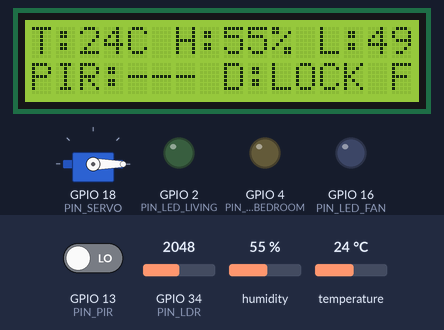
Bench run of a sketch on a simulated ESP32. On the bench: servo, 16×2 character LCD, output pins drawn as LEDs (lit = HIGH). The inputs (shaded band) are chosen by the test bench; at power-on: GPIO 13 (PIN_PIR) LOW, humidity 55 %, GPIO 34 (PIN_LDR) = 2048, temperature 24 °C. WiFi joins after 1.5 s; servers stay silent unless stated; random numbers use the default seed unless the sketch sets one; no MQTT or app messages arrive unless stated; what the sketch prints to the serial monitor is not drawn.

Above: at 4.3 s.
4.4 s: GPIO 13 (PIN_PIR) driven HIGH
At 6.4 s:
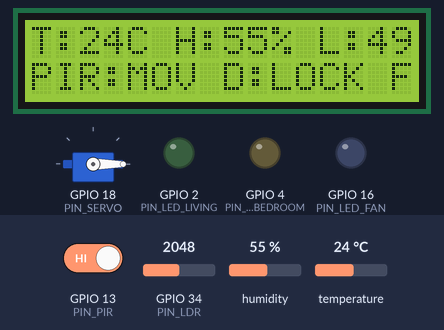
6.7 s: humidity set to 22 %
At 8.3 s:
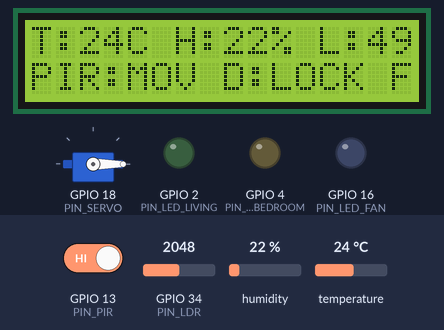
8.7 s: GPIO 34 (PIN_LDR) set to 2866
At 9.7 s:
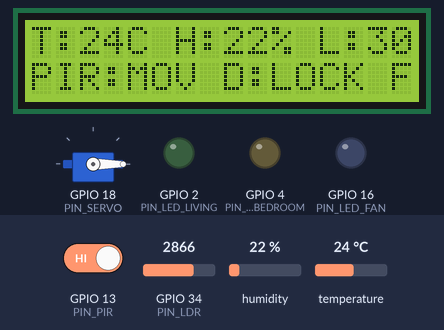
10.7 s: temperature set to 12 °C
At 12.4 s:
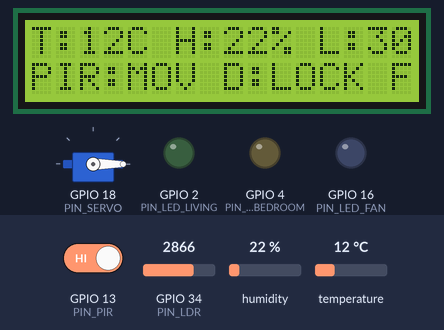
12.7 s: GPIO 34 (PIN_LDR) set to 3603
At 13.9 s:
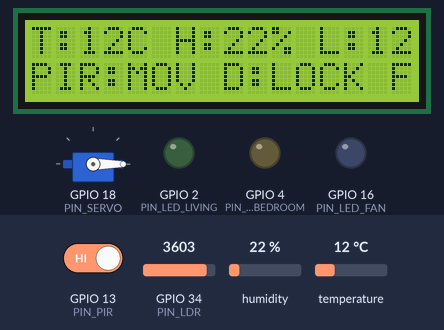
Timing chart, 0 to 15.7 s (numbered marks = the images above; inputs shaded):
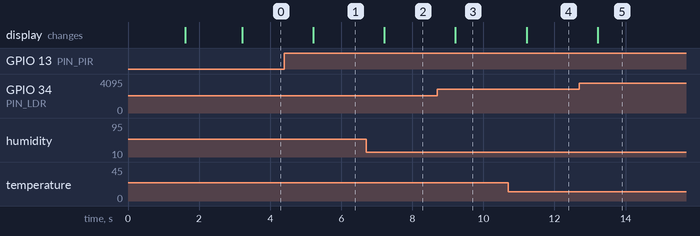

Measured:
- after the input at 4.4 s, the display: changes after 0.81 s (image 1)
- after the input at 6.7 s, the display: changes after 0.52 s (image 2)
- after the input at 8.7 s, the display: changes after 0.51 s (image 3)
- after the input at 10.7 s, the display: changes after 0.52 s (image 4)
- after the input at 12.7 s, the display: changes after 0.51 s (image 5)

The sketch:

sketch.ino
```cpp
#include <WiFi.h>
#include <PubSubClient.h>
#include <DHT.h>
#include <ESP32Servo.h>
#include <LiquidCrystal_I2C.h>
#include <ArduinoJson.h>

// ================= PIN DEFINITIONS =================
#define PIN_DHT          15   // Sensor Suhu & Kelembaban (DHT22)
#define PIN_PIR          13   // Sensor Gerak (PIR)
#define PIN_LDR          34   // Sensor Cahaya (Analog LDR)
#define PIN_LED_LIVING    2   // Lampu Ruang Tamu (Hijau)
#define PIN_LED_BEDROOM   4   // Lampu Kamar Tidur (Kuning)
#define PIN_LED_FAN      16   // Kipas / AC (Biru)
#define PIN_SERVO        18   // Smart Door Lock (Servo)
#define PIN_BUZZER       19   // Alarm Bahaya (Buzzer)

// ================= KOMPONEN OBJECTS =================
#define DHTTYPE DHT22
DHT dht(PIN_DHT, DHTTYPE);
Servo doorServo;
LiquidCrystal_I2C lcd(0x27, 16, 2);

// ================= WIFI & MQTT CONFIG =================
const char* ssid = "Wokwi-GUEST";
const char* password = "";

// Menggunakan Public Broker HiveMQ (Support TCP 1883 & WebSocket 8000/8884)
const char* mqtt_server = "broker.hivemq.com";
const int   mqtt_port   = 1883;

// Topic MQTT (bisa disesuaikan agar unik)
const char* TOPIC_TELEMETRY = "smarthome/amri/telemetry";
const char* TOPIC_STATUS    = "smarthome/amri/status";
const char* TOPIC_CMD_BASE  = "smarthome/amri/cmd/#";

WiFiClient espClient;
PubSubClient client(espClient);

// ================= STATE PERANGKAT =================
bool stateLivingLight  = false;
bool stateBedroomLight = false;
bool stateFan          = false;
bool stateDoorOpen     = false;
bool stateAlarm        = false;
bool autoMode          = false; // Auto lamp saat gelap & auto fan saat panas

unsigned long lastTelemetryTime = 0;
const unsigned long TELEMETRY_INTERVAL = 2000; // Kirim data tiap 2 detik

// ================= FUNCTION PROTOTYPES =================
void setupWiFi();
void reconnectMQTT();
void mqttCallback(char* topic, byte* payload, unsigned int length);
void sendTelemetry();
void updateActuators();
void updateLCD(float temp, float hum, int ldrVal, bool motion);

void setup() {
  Serial.begin(115200);
  Serial.println("\n🚀 Initializing Smart Home System...");

  // Setup Pin Modes
  pinMode(PIN_PIR, INPUT);
  pinMode(PIN_LDR, INPUT);
  pinMode(PIN_LED_LIVING, OUTPUT);
  pinMode(PIN_LED_BEDROOM, OUTPUT);
  pinMode(PIN_LED_FAN, OUTPUT);
  pinMode(PIN_BUZZER, OUTPUT);

  // Inisialisasi Servo Pintu
  doorServo.setPeriodHertz(50);
  doorServo.attach(PIN_SERVO, 500, 2400);
  doorServo.write(0); // Pintu tertutup (0 derajat)

  // Inisialisasi Sensor DHT & LCD
  dht.begin();
  lcd.init();
  lcd.backlight();
  lcd.setCursor(0, 0);
  lcd.print("Smart Home IoT");
  lcd.setCursor(0, 1);
  lcd.print("Connecting WiFi");

  // Inisialisasi WiFi & MQTT
  setupWiFi();
  client.setServer(mqtt_server, mqtt_port);
  client.setCallback(mqttCallback);

  lcd.clear();
  lcd.setCursor(0, 0);
  lcd.print("System Ready!");
  delay(1500);
}

void loop() {
  if (!client.connected()) {
    reconnectMQTT();
  }
  client.loop();

  // Kirim data sensor berkala
  unsigned long now = millis();
  if (now - lastTelemetryTime >= TELEMETRY_INTERVAL) {
    lastTelemetryTime = now;
    sendTelemetry();
  }

  // Handle Alarm Buzzer beep jika aktif
  if (stateAlarm) {
    tone(PIN_BUZZER, 1000, 100);
    delay(100);
  } else {
    noTone(PIN_BUZZER);
  }
}

// ================= SETUP WIFI =================
void setupWiFi() {
  Serial.print("Connecting to WiFi: ");
  Serial.println(ssid);
  WiFi.begin(ssid, password);

  while (WiFi.status() != WL_CONNECTED) {
    delay(500);
    Serial.print(".");
  }
  Serial.println("\nWiFi Connected! IP: " + WiFi.localIP().toString());
}

// ================= RECONNECT MQTT =================
void reconnectMQTT() {
  while (!client.connected()) {
    Serial.print("Menghubungkan ke MQTT Broker...");
    String clientId = "ESP32-SmartHome-" + String(random(0xffff), HEX);
    if (client.connect(clientId.c_str(), TOPIC_STATUS, 1, true, "offline")) {
      Serial.println(" Terhubung!");
      client.publish(TOPIC_STATUS, "online", true);
      client.subscribe(TOPIC_CMD_BASE);
      Serial.print("Subscribed ke: ");
      Serial.println(TOPIC_CMD_BASE);
    } else {
      Serial.print(" Gagal, rc=");
      Serial.print(client.state());
      Serial.println(" Coba lagi dalam 3 detik...");
      delay(3000);
    }
  }
}

// ================= TERIMA PERINTAH DARI DASHBOARD =================
void mqttCallback(char* topic, byte* payload, unsigned int length) {
  String message = "";
  for (unsigned int i = 0; i < length; i++) {
    message += (char)payload[i];
  }
  message.trim();

  Serial.print("📩 Pesan diterima [");
  Serial.print(topic);
  Serial.print("]: ");
  Serial.println(message);

  String strTopic = String(topic);

  if (strTopic.endsWith("/living_light")) {
    stateLivingLight = (message == "ON" || message == "1");
  } else if (strTopic.endsWith("/bedroom_light")) {
    stateBedroomLight = (message == "ON" || message == "1");
  } else if (strTopic.endsWith("/fan")) {
    stateFan = (message == "ON" || message == "1");
  } else if (strTopic.endsWith("/door")) {
    stateDoorOpen = (message == "OPEN" || message == "1");
  } else if (strTopic.endsWith("/alarm")) {
    stateAlarm = (message == "ON" || message == "1");
  } else if (strTopic.endsWith("/auto_mode")) {
    autoMode = (message == "ON" || message == "1");
  }

  updateActuators();
  sendTelemetry(); // Update status langsung ke dashboard
}

// ================= UPDATE STATUS FISIK PERANGKAT =================
void updateActuators() {
  digitalWrite(PIN_LED_LIVING, stateLivingLight ? HIGH : LOW);
  digitalWrite(PIN_LED_BEDROOM, stateBedroomLight ? HIGH : LOW);
  digitalWrite(PIN_LED_FAN, stateFan ? HIGH : LOW);

  // Servo 0 derajat = Terkunci/Tutup, 90 derajat = Terbuka
  doorServo.write(stateDoorOpen ? 90 : 0);
}

// ================= BACA SENSOR & KIRIM TELEMETRI =================
void sendTelemetry() {
  float temp = dht.readTemperature();
  float hum  = dht.readHumidity();
  if (isnan(temp)) temp = 0.0;
  if (isnan(hum)) hum = 0.0;

  int ldrRaw = analogRead(PIN_LDR);
  // Konversi LDR ke estimasi persentase kecerahan cahaya (0-100%)
  int lightPercent = map(ldrRaw, 4095, 0, 0, 100);
  lightPercent = constrain(lightPercent, 0, 100);

  bool motion = (digitalRead(PIN_PIR) == HIGH);

  // Jika Auto Mode aktif
  if (autoMode) {
    // Jika gelap (< 30%), otomatis hidupkan lampu ruang tamu
    stateLivingLight = (lightPercent < 30);
    // Jika suhu > 28°C, otomatis hidupkan kipas/AC
    stateFan = (temp > 28.0);
    updateActuators();
  }

  // Buat JSON payload
  StaticJsonDocument<300> doc;
  doc["temp"]        = round(temp * 10) / 10.0;
  doc["humidity"]    = round(hum * 10) / 10.0;
  doc["light"]       = lightPercent;
  doc["motion"]      = motion;
  doc["livingLight"] = stateLivingLight;
  doc["bedroomLight"]= stateBedroomLight;
  doc["fan"]         = stateFan;
  doc["door"]        = stateDoorOpen;
  doc["alarm"]       = stateAlarm;
  doc["autoMode"]    = autoMode;

  char jsonBuffer[350];
  serializeJson(doc, jsonBuffer);

  client.publish(TOPIC_TELEMETRY, jsonBuffer);
  Serial.print("📤 Telemetri terkirim: ");
  Serial.println(jsonBuffer);

  updateLCD(temp, hum, lightPercent, motion);
}

// ================= UPDATE DISPLAY LCD =================
void updateLCD(float temp, float hum, int light, bool motion) {
  lcd.setCursor(0, 0);
  lcd.print("T:");
  lcd.print((int)temp);
  lcd.print("C H:");
  lcd.print((int)hum);
  lcd.print("% L:");
  lcd.print(light);
  lcd.print("%  ");

  lcd.setCursor(0, 1);
  lcd.print("PIR:");
  lcd.print(motion ? "MOV" : "---");
  lcd.print(" D:");
  lcd.print(stateDoorOpen ? "OPEN" : "LOCK");
  lcd.print(" F:");
  lcd.print(stateFan ? "ON " : "OFF");
}
```
